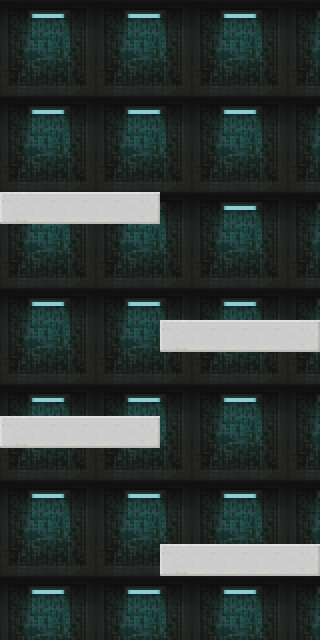

Tiled map render using the project's own tile images. Description and the map definition, with tile-layer contents summarised, below:
An orthogonal 10x20 tile map with 32x32 px tiles, 2 tile layers (background, collision).

<map version="1.0" orientation="orthogonal" width="10" height="20" tilewidth="32" tileheight="32">
 <tileset firstgid="1" name="background" tilewidth="32" tileheight="32">
  <image source="../images/scifi_platformTiles_32x32.png" width="1120" height="736" />
 </tileset>
 <layer name="background" width="10" height="20">
  <properties>
   <property name="type" value="0" />
  </properties>
  <data>[200 cells, 200 non-empty, 9 distinct tile ids]</data>
 </layer>
 <layer name="collision" width="10" height="20">
  <properties>
   <property name="collision" value="true" />
  </properties>
  <data>[200 cells, 20 non-empty, 5 distinct tile ids]</data>
 </layer>
</map>
